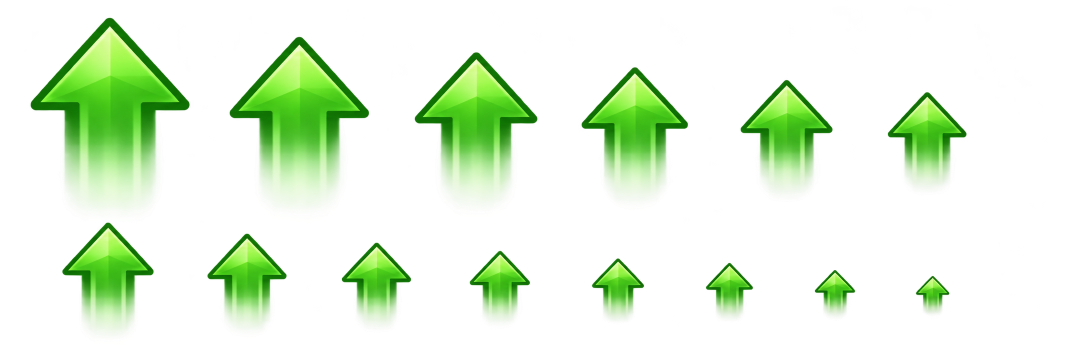
#> input picture tools/art/upgrade_arrows.png, 2172 x 724 px (shown at 1/2 size)
$ python cut_marks.py art/upgrade_arrows.png
#> lines starting #> are read from the running program, lines starting #| are printed output that depends on the picture; after the words box and inside, x2 and y2 are one past the last pixel; in counts of white or black regions, pixels touching at a corner belong together
### tools/cut_icon.py
#!/usr/bin/env python3
"""Make one interface icon from a picture of a single white icon.

    python3 -I tools/cut_icon.py tools/art/lock.png icon_lock

The picture: one white icon on a clear background. It is cut to what it
covers, centered in a square with a little room around it and written as a
64x64 32-bit TGA to BigIdleHeroes/Media/Art/<id>.tga (Data/Art.lua lists the
ids), with a PNG twin in tests/out/media for the layout preview.
"""
import os
import struct
import sys

import numpy as np
from PIL import Image

ROOT = os.path.dirname(os.path.dirname(os.path.abspath(__file__)))
OUT_TGA = os.path.join(ROOT, "BigIdleHeroes", "Media", "Art")
OUT_PNG = os.path.join(ROOT, "tests", "out", "media")
SIZE = 64
CUT = 40       # alpha below this is not the icon
PAD = 0.06     # room around the icon, a share of its square


def resize(chan, size):
    return np.asarray(Image.fromarray(chan.astype(np.float32), "F").resize((size, size), Image.LANCZOS), dtype=np.float64)


def main(path, name):
    src = np.asarray(Image.open(path).convert("RGBA"), dtype=np.float64) / 255.0
    ys, xs = np.nonzero(src[..., 3] * 255.0 > CUT)
    x0, x1, y0, y1 = xs.min(), xs.max() + 1, ys.min(), ys.max() + 1
    side = int(max(x1 - x0, y1 - y0) * (1 + 2 * PAD))
    sq = np.zeros((side, side, 4))
    ox, oy = int(round((x0 + x1 - side) / 2.0)), int(round((y0 + y1 - side) / 2.0))
    sx0, sy0 = max(0, ox), max(0, oy)
    sx1, sy1 = min(src.shape[1], ox + side), min(src.shape[0], oy + side)
    sq[sy0 - oy:sy1 - oy, sx0 - ox:sx1 - ox] = src[sy0:sy1, sx0:sx1]
    # resize with premultiplied colour (no dark fringe at the edges)
    a = np.clip(resize(sq[..., 3], SIZE), 0, 1)
    out = np.zeros((SIZE, SIZE, 4))
    for c in range(3):
        pm = resize(sq[..., c] * sq[..., 3], SIZE)
        out[..., c] = np.where(a > 1e-4, np.clip(pm / np.maximum(a, 1e-4), 0, 1), 1.0)
    out[..., 3] = a
    arr = np.clip(out * 255.0 + 0.5, 0, 255).astype(np.uint8)
    os.makedirs(OUT_TGA, exist_ok=True)
    os.makedirs(OUT_PNG, exist_ok=True)
    Image.fromarray(arr, "RGBA").save(os.path.join(OUT_PNG, name + ".png"))
    header = struct.pack("<BBBHHBHHHHBB", 0, 0, 2, 0, 0, 0, 0, 0, SIZE, SIZE, 32, 8)
    with open(os.path.join(OUT_TGA, name + ".tga"), "wb") as f:
        f.write(header)
        f.write(arr[::-1, :, [2, 1, 0, 3]].tobytes())
    print("%s from %d,%d %dx%d" % (name, x0, y0, x1 - x0, y1 - y0))


# [2 lines that do not run on import are left out]

### tools/cut_marks.py
#!/usr/bin/env python3
"""Make the item slot's better-gear arrow from the user's picture.

    python3 -I tools/cut_marks.py tools/art/upgrade_arrows.png

upgrade_arrows.png: green up arrows of several sizes, the biggest first in the
top row. The biggest is made the "better gear" arrow, Media/Art/icon_upgrade.tga
(64x64, as tools/cut_icon.py makes icons).
"""
import os
import sys

import numpy as np
from PIL import Image

ROOT = os.path.dirname(os.path.dirname(os.path.abspath(__file__)))
sys.path.insert(0, os.path.join(ROOT, "tools"))
import cut_icon  # noqa: E402

OUT_PNG = os.path.join(ROOT, "tests", "out", "media")
CUT = 40         # alpha below this is not the arrow


def runs(mask):
    out, start = [], None
    for i, v in enumerate(mask):
        if v and start is None:
            start = i
        if not v and start is not None:
            out.append((start, i))
            start = None
    if start is not None:
        out.append((start, len(mask)))
    return out


def arrow(path):
#> called with path = 'art/upgrade_arrows.png'
    im = Image.open(path).convert("RGBA")
#> im is the input picture: PIL image 2172x724 RGBA; mean R, G, B, A 25.1, 50.5, 16.4, 41.8
    a = np.asarray(im)[..., 3] > CUT
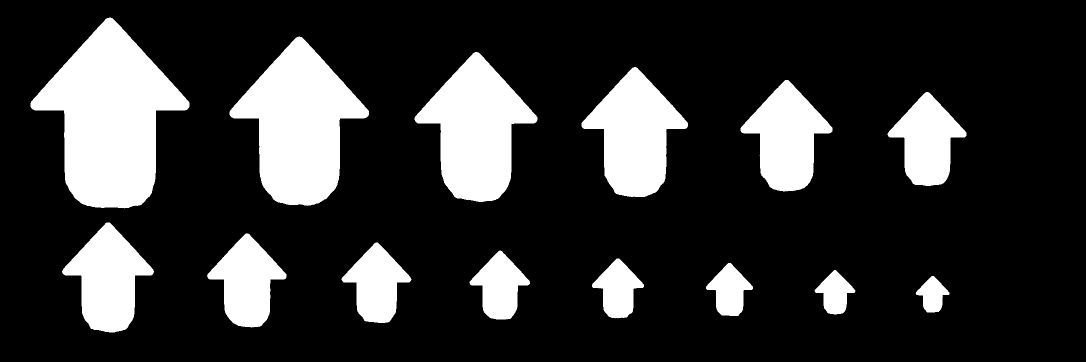
#> a: shape (724, 2172) bool (shown at 1/2 size); 19.6% white; 14 white regions, largest, box (x1, y1, x2, y2) and area: (61, 35, 379, 417) 66817, (459, 73, 738, 412) 51654, (829, 104, 1075, 404) 40176
    rows = runs(a.any(1))
#> the loop in runs, `for i, v in enumerate(mask):` made 724 passes
#> v on pass 36: True
#> after the loop in runs, `for i, v in enumerate(mask):`: out = [(35, 417), (445, 665)]
#> rows = [(35, 417), (445, 665)]
    top = rows[0]
#> top = (35, 417)
    cols = runs(a[top[0]:top[1]].any(0))
#> cols = [(61, 379), (459, 738), (829, 1075), (1163, 1376), (1481, 1665), (1775, 1933)]
    x0, x1 = cols[0]
#> x0 = 61; x1 = 379
    tmp = os.path.join(OUT_PNG, "_arrow_src.png")
    os.makedirs(OUT_PNG, exist_ok=True)
    im.crop((x0, top[0], x1, top[1])).save(tmp)
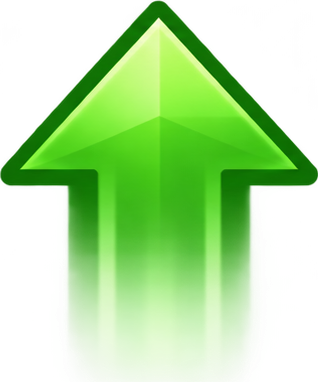
#> saved as _arrow_src.png: PIL image 318x382 RGBA; mean R, G, B, A 63.9, 126.4, 41.6, 118; transparent parts drawn white
    cut_icon.main(tmp, "icon_upgrade")
#> in main, `x0, x1, y0, y1 = xs.min(), xs.max() + 1, ys.min(), ys.max() + 1`: x0 = 0; x1 = 318; y0 = 0; y1 = 382
#> in main, `side = int(max(x1 - x0, y1 - y0) * (1 + 2 * PAD))`: side = 427
#> in main, `ox, oy = int(round((x0 + x1 - side) / 2.0)), int(round((y0 + y1 - side..`: ox = -54; oy = -22
#> in main, `sx0, sy0 = max(0, ox), max(0, oy)`: sx0 = 0
#> in main, `sx1, sy1 = min(src.shape[1], ox + side), min(src.shape[0], oy + side)`: sx1 = 318; sy1 = 382
#> in main, `sq[sy0 - oy:sy1 - oy, sx0 - ox:sx1 - ox] = src[sy0:sy1, sx0:sx1]`:
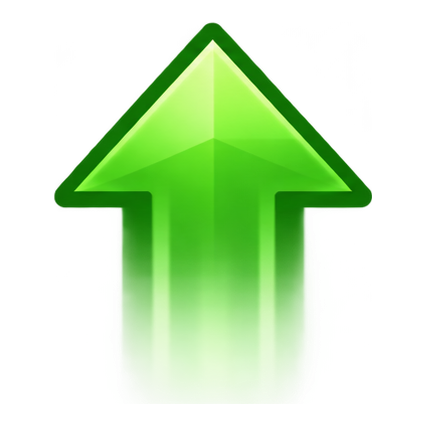
#> sq: shape (427, 427, 4) float64; mean R, G, B, A 0.167, 0.33, 0.109, 0.308; transparent parts drawn white
#> in resize, `return np.asarray(Image.fromarray(chan.astype(np.float32), "F").resize..`:
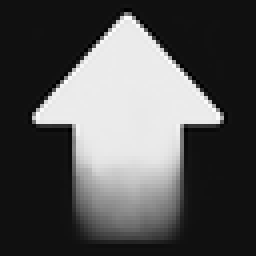
#> returned value: shape (64, 64) float64 (shown 4 times larger); min -0.0762, max 1.08, mean 0.308; drawn with min black and max white
#> the loop in main, `for c in range(3):` made 3 passes
#> pass 1, in main, `pm = resize(sq[..., c] * sq[..., 3], SIZE)`:
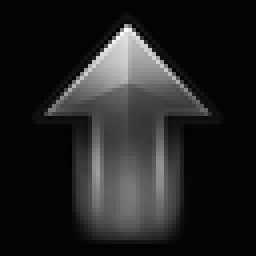
#> pm: shape (64, 64) float64 (shown 4 times larger); min -0.0171, max 0.994, mean 0.117; drawn with min black and max white
#> pass 3, in main, `pm = resize(sq[..., c] * sq[..., 3], SIZE)`:
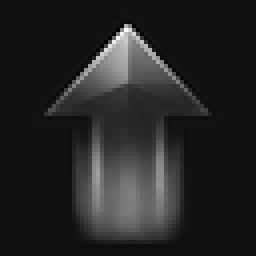
#> pm: shape (64, 64) float64 (shown 4 times larger); min -0.0536, max 0.795, mean 0.0685; drawn with min black and max white
#> in main, `out[..., 3] = a`:
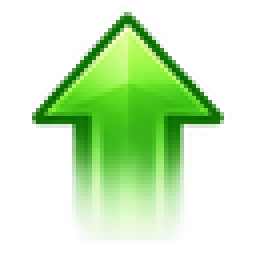
#> out: shape (64, 64, 4) float64 (shown 4 times larger); mean R, G, B, A 0.668, 0.854, 0.607, 0.309; transparent parts drawn white
#| icon_upgrade from 0,0 318x382
    os.remove(tmp)


if __name__ == "__main__":
    arrow(sys.argv[1])
